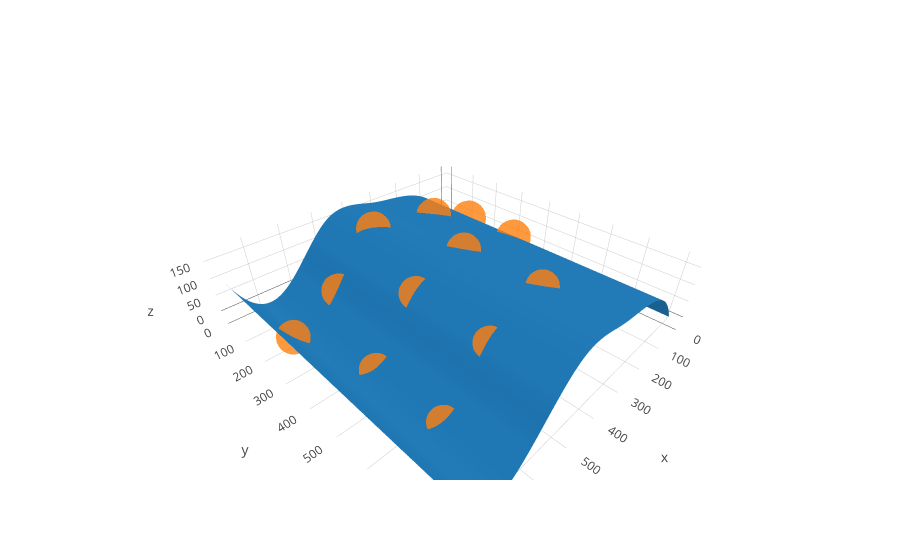

The cell this chart's notebook holds for it:
### Code cell
# Assume the new keyboard is formed by folding the keyboard onto the curved surface

new_locations = []
curved_char_pos_dict = {}
for key in left_keys:
    flat_x, flat_y = char_pos_dict[key]
    pos_x_on_curved_keyboard = optimize.brentq(lambda x: scaled_curve_length(x)[0] - flat_x, 0, inpl_w)
    
    new_location = np.array([pos_x_on_curved_keyboard, flat_y, interpolate.splev(pos_x_on_curved_keyboard, scaled_spline, der = 0) ])
    new_locations.append(new_location)
    print("Key: {}\tCurved x: {}".format(key, pos_x_on_curved_keyboard))
    curved_char_pos_dict[key] = new_location
    
plotMeshShape(scaled_xnew ,scaled_spline, True, np.array(new_locations))

### Figure 1 — Plotly figure (JSON) as saved in the notebook; plotly's stock layout.template omitted (floating-point values rounded to 4 significant figures; data arrays with more than 128 entries replaced by an {"elided": "..."} marker saying what was removed)
{"data": [{"type": "mesh3d", "uid": "a4ba428c-d80e-4d2e-8bc7-034022f9e431", "x": {"elided": "8640 float values"}, "y": {"elided": "8640 int values"}, "z": {"elided": "8640 float values"}}, {"marker": {"opacity": 0.8, "size": 12}, "mode": "markers", "type": "scatter3d", "uid": "cd902c4b-bead-4d19-a366-38fe159927f9", "x": [428.3, 222.4, 322.7, 60.08, 508.2, 313.6, 503.8, 570.7, 641.4, 717.9, 121.5, 636.4], "y": [159, 170.4, 386.2, 159.3, 635.2, 618.6, 409.6, 181.9, 420.8, 191.9, 387.1, 633.3], "z": [170.9, 143.1, 157.4, 73.75, 123.2, 155.4, 127.5, 54.25, -10.2, -6.236, 116.4, -7.165]}], "layout": {"scene": {"aspectmode": "data"}}}
